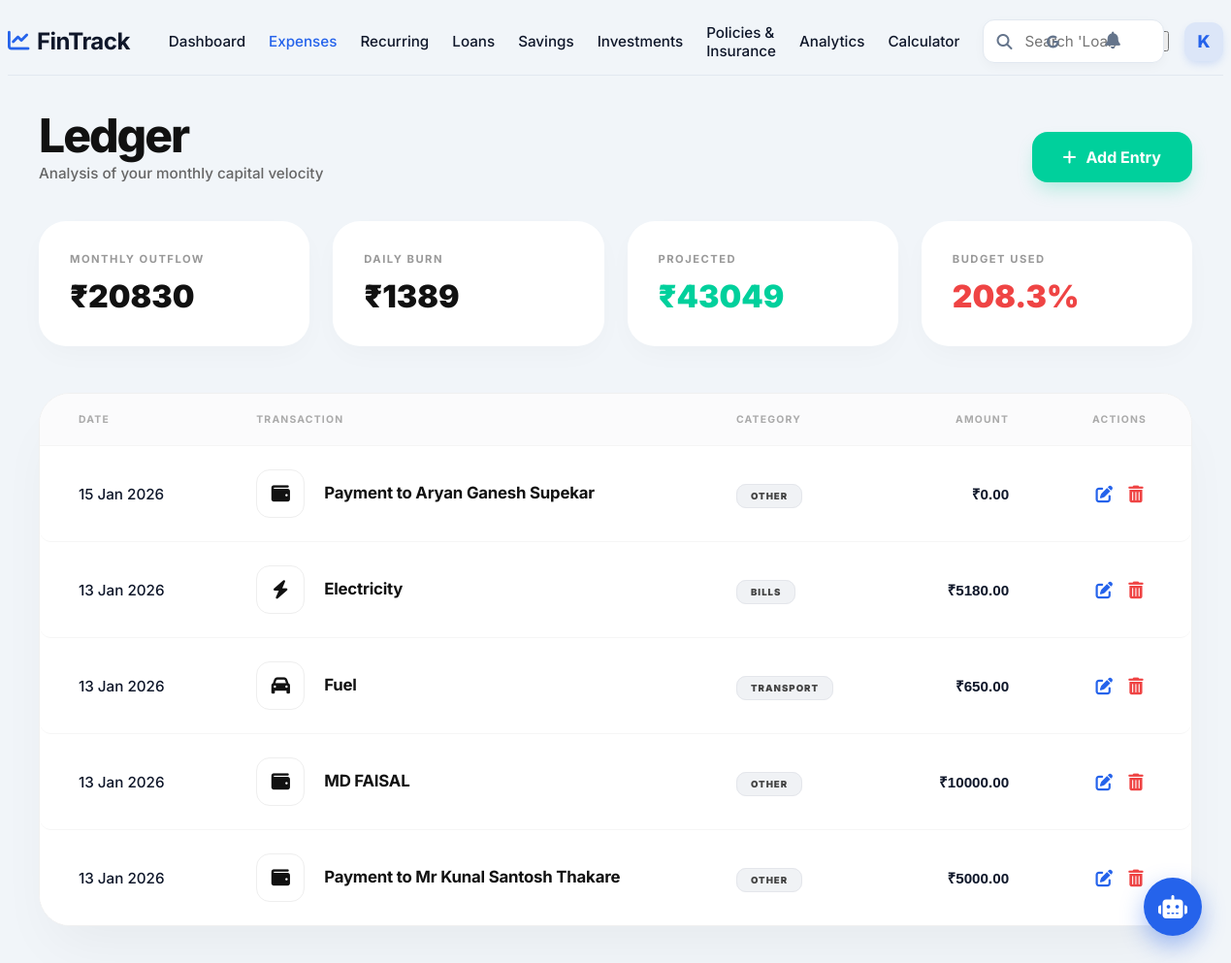
The app's page /expenses/ (signed in), older data.
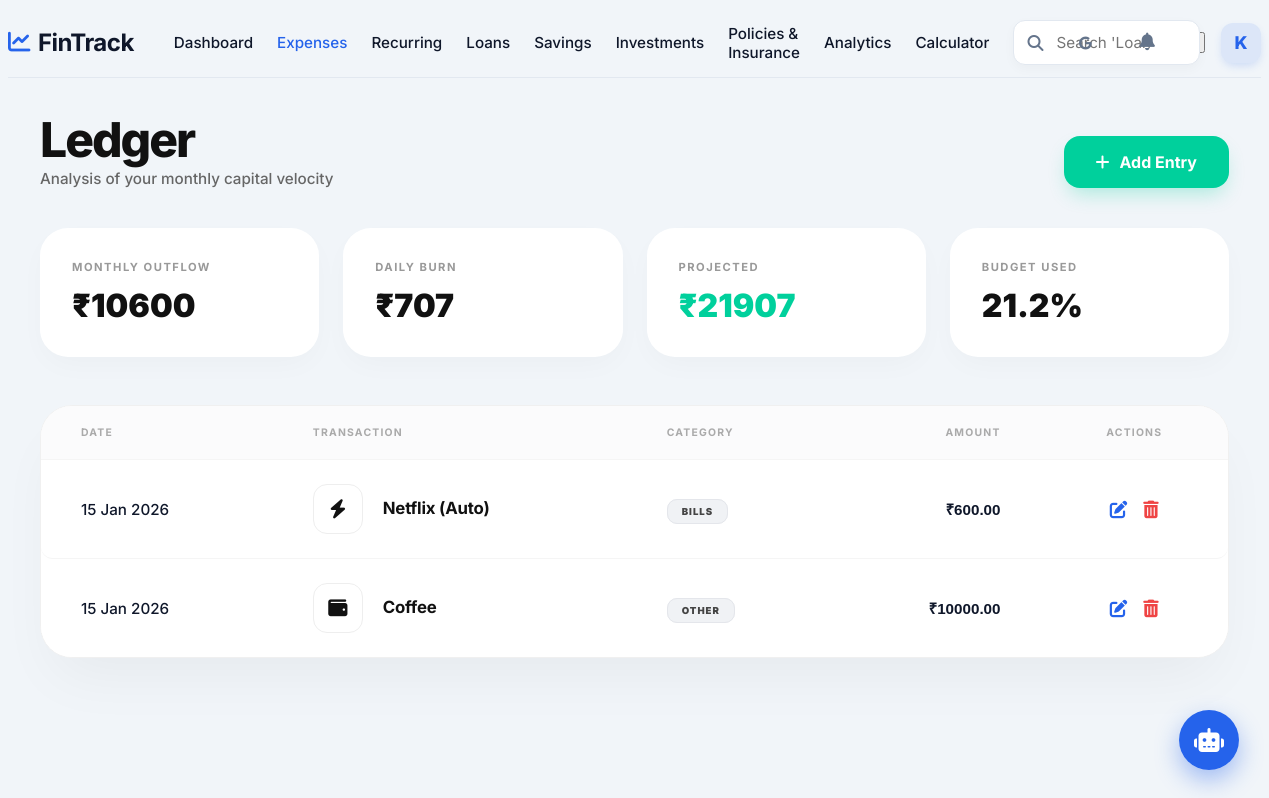
The same page, newer data.
### expenses/models.py (models this page shows, shortened)
class Expense(models.Model):
    CATEGORY_CHOICES = [
        ('FOO', 'Food'),
        ('TRA', 'Transport'),
        ('ENT', 'Entertainment'),
        ('BIL', 'Bills'),
        ('EMI', 'EMI'),
        ('OTH', 'Other'),
    ]
    title = models.CharField(max_length=100)
    amount = models.DecimalField(max_digits=10, decimal_places=2)
    category = models.CharField(max_length=3, choices=CATEGORY_CHOICES, default='OTH')
    date = models.DateField(default=timezone.now)
    created_at = models.DateTimeField(auto_now_add=True)
    class Meta:
        ordering = ['-date']

### expenses/views.py (the view)
# urls.py: path('', ExpenseListView.as_view(), name='expense_list'),
class ExpenseListView(LoginRequiredMixin, ListView):
    model = Expense
    template_name = 'expenses/expense_list.html'
    context_object_name = 'expenses'
    ordering = ['-date']
    def get_context_data(self, **kwargs):
        context = super().get_context_data(**kwargs)
        from django.db.models import Sum
        from datetime import date
        import calendar
        today = date.today()
        first_day = today.replace(day=1)
        _, last_day = calendar.monthrange(today.year, today.month)
        month_total = Expense.objects.filter(date__gte=first_day).aggregate(Sum('amount'))['amount__sum'] or 0
        context['month_total'] = float(month_total)
        context['month_count'] = Expense.objects.filter(date__gte=first_day).count()
        context['daily_burn'] = float(month_total) / today.day if today.day > 0 else 0
        context['projected_total'] = context['daily_burn'] * last_day
        try:
            profile = self.request.user.userprofile
            income = float(profile.monthly_income)
            context['budget_percent'] = (float(month_total) / income * 100) if income > 0 else 0
        except:
            context['budget_percent'] = 0
        return context

### templates/expenses/expense_list.html (shortened to what this page needs)
{% extends "base.html" %}
{% load static %}
{% block content %}
<div class="ledger-container animate-fade-in">
    <div class="ledger-header">
        <div class="ledger-title">
            <h1>Ledger</h1>
            <div class="ledger-subtitle">Analysis of your monthly capital velocity</div>
        </div>
        <a href="{% url 'expense_create' %}" class="btn-add-tx">
            <i class="fa-solid fa-plus"></i> Add Entry
        </a>
    </div>
    <div class="metrics-grid">
        <div class="metric-card">
            <div class="metric-label">MONTHLY OUTFLOW</div>
            <div class="metric-value">₹{{ month_total|floatformat:0 }}</div>
        </div>
        <div class="metric-card">
            <div class="metric-label">DAILY BURN</div>
            <div class="metric-value">₹{{ daily_burn|floatformat:0 }}</div>
        </div>
        <div class="metric-card">
            <div class="metric-label">PROJECTED</div>
            <div class="metric-value" style="color: #00d09c;">₹{{ projected_total|floatformat:0 }}</div>
        </div>
        <div class="metric-card">
            <div class="metric-label">BUDGET USED</div>
            <div class="metric-value" style="color: {% if budget_percent > 80 %}#ef4444{% else %}#111{% endif %};">
                {{ budget_percent|floatformat:1 }}%
            </div>
        </div>
    </div>
    <div class="table-container">
        <table class="ledger-table">
            <thead>
                <tr>
                    <th>DATE</th>
                    <th>TRANSACTION</th>
                    <th>CATEGORY</th>
                    <th style="text-align: right;">AMOUNT</th>
                    <th style="text-align: center;">ACTIONS</th>
                </tr>
            </thead>
            <tbody>
                {% for expense in expenses %}
                <tr>
                    <td class="tx-date">{{ expense.date|date:"d M Y" }}</td>
                    <td>
                        <div class="tx-info">
                            <div class="tx-icon">
                                {% if expense.category == 'FOO' %}<i class="fa-solid fa-burger"></i>
                                {% elif expense.category == 'TRA' %}<i class="fa-solid fa-car"></i>
                                {% elif expense.category == 'ENT' %}<i class="fa-solid fa-masks-theater"></i>
                                {% elif expense.category == 'BIL' %}<i class="fa-solid fa-bolt"></i>
                                {% elif expense.category == 'EMI' %}<i class="fa-solid fa-building-columns"></i>
                                {% else %}<i class="fa-solid fa-wallet"></i>{% endif %}
                            </div>
                            <div class="tx-name">{{ expense.title }}</div>
                        </div>
                    </td>
                    <td>
                        <span class="category-badge">{{ expense.get_category_display }}</span>
                    </td>
                    <td class="tx-amount">₹{{ expense.amount|floatformat:2 }}</td>
                    <td>
                        <div class="tx-actions">
                            <a href="{% url 'expense_update' expense.pk %}" class="action-link"
                                style="color: #2563eb;"><i class="fa-solid fa-pen-to-square"></i></a>
                            <a href="{% url 'expense_delete' expense.pk %}" class="action-link"
                                style="color: #ef4444;"><i class="fa-solid fa-trash-can"></i></a>
                        </div>
                    </td>
                </tr>
                {% endfor %}
            </tbody>
        </table>
    </div>
</div>
{% endblock %}

### templates/base.html (shortened to what this page needs)
{% load static %}
<!DOCTYPE html>
<html lang="en">
<head>
    <link rel="stylesheet" href="https://cdnjs.cloudflare.com/ajax/libs/font-awesome/6.4.0/css/all.min.css">
    <link rel="stylesheet" href="{% static 'css/modern_theme.css' %}">
    <link rel="stylesheet" href="{% static 'css/ledger.css' %}">
</head>
<body data-theme="light">
    <div id="app">
        <main class="main-wrapper" style="margin-left: 0; width: 100%;">
            <div class="navbar-groww">
                <div class="nav-left">
                    <a href="{% url 'home' %}" class="brand-logo-text"
                        style="text-decoration: none; display: flex; align-items: center; gap: 8px;">
                        <i class="fa-solid fa-chart-line" style="color: var(--accent-blue); font-size: 1.4rem;"></i>
                        FinTrack
                    </a>
                    <nav class="nav-links-desktop">
                        <a href="{% url 'home' %}"
                            class="nav-link-item {% if request.resolver_match.url_name == 'home' %}active{% endif %}">Dashboard</a>
                        <a href="{% url 'expense_list' %}"
                            class="nav-link-item {% if request.resolver_match.url_name == 'expense_list' %}active{% endif %}">Expenses</a>
                        <a href="{% url 'recurring_list' %}"
                            class="nav-link-item {% if request.resolver_match.url_name == 'recurring_list' %}active{% endif %}">Recurring</a>
                        <a href="{% url 'loan_list' %}"
                            class="nav-link-item {% if request.resolver_match.url_name == 'loan_list' %}active{% endif %}">Loans</a>
                        <a href="{% url 'saving_list' %}"
                            class="nav-link-item {% if request.resolver_match.url_name == 'saving_list' %}active{% endif %}">Savings</a>
                        <a href="{% url 'investment_list' %}"
                            class="nav-link-item {% if request.resolver_match.url_name == 'investment_list' %}active{% endif %}">Investments</a>
                        <a href="{% url 'policy_list' %}"
                            class="nav-link-item {% if request.resolver_match.url_name == 'policy_list' %}active{% endif %}">Policies
                            & Insurance</a>
                        <a href="{% url 'analytics' %}"
                            class="nav-link-item {% if request.resolver_match.url_name == 'analytics' %}active{% endif %}">Analytics</a>
                        <a href="{% url 'emi_calculator' %}"
                            class="nav-link-item {% if request.resolver_match.url_name == 'emi_calculator' %}active{% endif %}">Calculator</a>
                    </nav>
                </div>
                <div class="search-container-groww">
                    <form action="{% url 'search' %}" method="GET" class="search-input-wrapper" id="globalSearchForm"
                        onsubmit="return handleSmartSearch(event)">
                        <input type="text" name="q" id="globalSearchInput" class="search-input-groww"
                            placeholder="Search 'Loans', 'Investments' or Stocks..." autocomplete="off"
                            style="padding-right: 48px;">
                        <button type="button" class="google-search-btn" onclick="searchGoogle()"
                            title="Search Stocks on Google">
                            <i class="fa-brands fa-google"></i>
                        </button>
                    </form>
                </div>
                <div class="nav-right">
                    <div class="nav-actions">
                        <div style="position: relative;">
                            <button class="nav-icon-btn" id="bellIcon">
                                <i class="fa-solid fa-bell"></i>
                            </button>
                        </div>
                        <button class="theme-toggle" id="themeToggle" title="Toggle Theme">
                        </button>
                        <div class="user-profile-container" style="position: relative;">
                            <div class="user-profile" id="userProfileBtn" style="cursor: pointer;">
                                <div class="avatar">{{ user.username.0|upper }}</div>
                            </div>
                        </div>
                    </div>
                </div>
            </div>
            <div class="content-body">{% block content %}{% endblock %}</div>
        </main>
    </div>
    <div id="chatbot-float-btn" class="chatbot-float-btn">
        <i class="fa-solid fa-robot"></i>
    </div>
</body>
</html>

### static/css/modern_theme.css (style rules this page uses)
:root { --primary-900: #020617; --primary-800: #0f172a; --primary-700: #1e293b; --primary-600: #334155; --accent-blue: #2563eb; --accent-blue-subtle: rgba(37, 99, 235, 0.1); --accent-mint: #10b981; --accent-mint-subtle: rgba(16, 185, 129, 0.1); --accent-coral: #ef4444; --accent-coral-subtle: rgba(239, 68, 68, 0.1); --accent-gold: #f59e0b; --accent-purple: #8b5cf6; --bg-body: #f1f5f9; --bg-card: #ffffff; --bg-glass: rgba(255, 255, 255, 0.9); --bg-sidebar: #0f172a; --text-main: #0f172a; --text-muted: #64748b; --text-on-dark: #f8fafc; --shadow-xs: 0 1px 2px 0 rgb(0 0 0 / 0.05); --shadow-sm: 0 4px 6px -1px rgb(0 0 0 / 0.05), 0 2px 4px -2px rgb(0 0 0 / 0.05); --shadow-md: 0 10px 15px -3px rgb(0 0 0 / 0.08), 0 4px 6px -4px rgb(0 0 0 / 0.04); --shadow-lg: 0 20px 25px -5px rgb(0 0 0 / 0.1), 0 8px 10px -6px rgb(0 0 0 / 0.1); --shadow-glow: 0 0 15px rgba(37, 99, 235, 0.15); --border-light: #e2e8f0; --border-glass: rgba(255, 255, 255, 0.1); --radius-xl: 20px; --radius-lg: 16px; --radius-md: 12px; --radius-sm: 8px; --ease-out: cubic-bezier(0.2, 0.8, 0.2, 1); }
body { background-color: var(--bg-body); color: var(--text-main); font-family: 'Inter', sans-serif; transition: background-color 0.4s var(--ease-out), color 0.4s var(--ease-out); -webkit-font-smoothing: antialiased; }
a { text-decoration: none; color: inherit; }
.nav-icon-btn { position: relative; background: transparent; border: none; color: var(--text-muted); font-size: 1.1rem; cursor: pointer; padding: 8px; border-radius: 50%; transition: var(--trans-fast); }
.main-wrapper { margin-left: 260px; padding: var(--spacing-md) var(--spacing-lg); transition: margin-left var(--trans-smooth); }
.animate-fade-in { animation: fadeInUp 0.6s var(--ease-out) forwards; }
.navbar-groww { display: flex; justify-content: space-between; align-items: center; border-bottom: 1px solid var(--border-light); margin-bottom: var(--spacing-lg); background: var(--bg-body); padding: 12px 0; }
.nav-left { display: flex; align-items: center; gap: 40px; }
.brand-logo-text { font-size: 1.5rem; font-weight: 700; color: var(--text-primary); letter-spacing: -0.5px; }
.nav-links-desktop { display: flex; align-items: center; gap: 24px; }
.nav-link-item { text-decoration: none; color: var(--text-secondary); font-weight: 500; font-size: 0.95rem; transition: color 0.2s; display: flex; align-items: center; gap: 4px; }
.nav-link-item:hover, .nav-link-item.active { color: var(--accent-blue); }
.nav-right { display: flex; align-items: center; gap: 20px; }
.nav-actions { display: flex; align-items: center; gap: 16px; }
.ledger-table { min-width: 800px; }
.chatbot-float-btn { position: fixed; bottom: 30px; right: 30px; width: 60px; height: 60px; background: linear-gradient(135deg, var(--accent-blue), #2563eb); border-radius: 50%; box-shadow: 0 10px 25px rgba(37, 99, 235, 0.4); display: flex; align-items: center; justify-content: center; color: white; font-size: 1.5rem; cursor: pointer; z-index: 1000; transition: all 0.3s cubic-bezier(0.34, 1.56, 0.64, 1); }

### templates/base.html (style rules this page uses)
.user-profile { width: 40px; height: 40px; border-radius: 12px; background: var(--accent-blue-subtle); color: var(--accent-blue); display: flex; align-items: center; justify-content: center; font-weight: 800; box-shadow: 0 4px 10px -2px rgba(37, 99, 235, 0.2); transition: transform 0.2s; }
.avatar { font-size: 1.1rem; font-weight: 800; color: var(--accent-blue); }
.search-container-groww { flex-grow: 1; max-width: 480px; margin: 0 24px; }
.search-input-wrapper { position: relative; width: 100%; }
.search-input-groww { width: 100%; padding: 12px 16px 12px 42px; border-radius: 12px; border: 1px solid var(--border-light); background: var(--bg-card); box-shadow: 0 4px 12px rgba(0, 0, 0, 0.03); font-family: 'Inter', sans-serif; font-size: 0.95rem; color: var(--text-main); transition: all 0.2s cubic-bezier(0.16, 1, 0.3, 1); }
.google-search-btn { position: absolute; right: 8px; top: 50%; transform: translateY(-50%); background: transparent; border: none; color: var(--text-muted); cursor: pointer; padding: 8px; border-radius: 50%; transition: all 0.2s; }

Row changes from the older to the newer data that the page shows:
removed Expense: date "15 Jan 2026", title "Payment to Aryan Ganesh Supekar", category "OTHER", amount "0.00"
removed Expense: date "13 Jan 2026", title "Electricity", category "BILLS", amount "5180.00"
removed Expense: date "13 Jan 2026", title "Fuel", category "TRANSPORT", amount "650.00"
removed Expense: date "13 Jan 2026", title "MD FAISAL", category "OTHER", amount "10000.00"
removed Expense: date "13 Jan 2026", title "Payment to Mr Kunal Santosh Thakare", category "OTHER", amount "5000.00"
added Expense: date "15 Jan 2026", title "Netflix (Auto)", category "BILLS", amount "600.00"
added Expense: date "15 Jan 2026", title "Coffee", category "OTHER", amount "10000.00"
Text that changed along with them:
{{ month_total|floatformat:0 }}: "20830" → "10600"
{{ daily_burn|floatformat:0 }}: "1389" → "707"
{{ projected_total|floatformat:0 }}: "43049" → "21907"
{{ budget_percent|floatformat:1 }}: "208.3" → "21.2"
